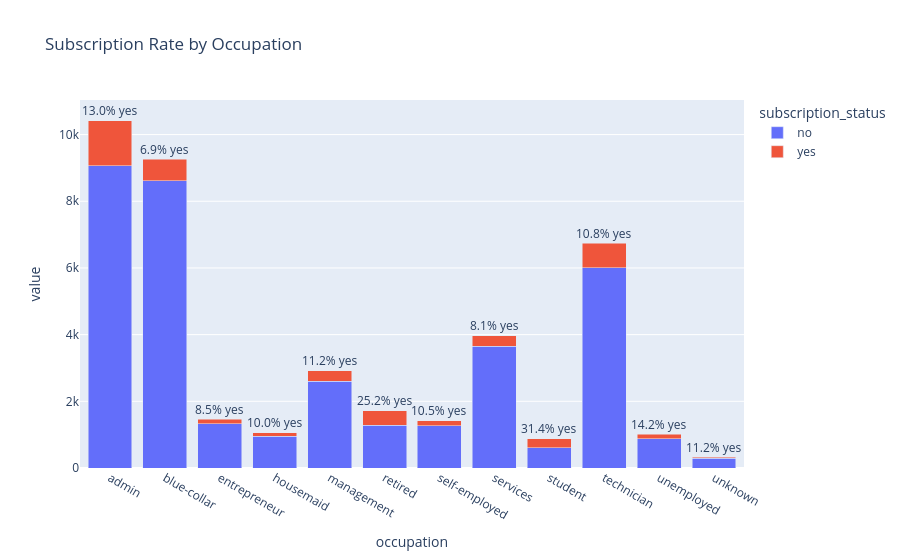
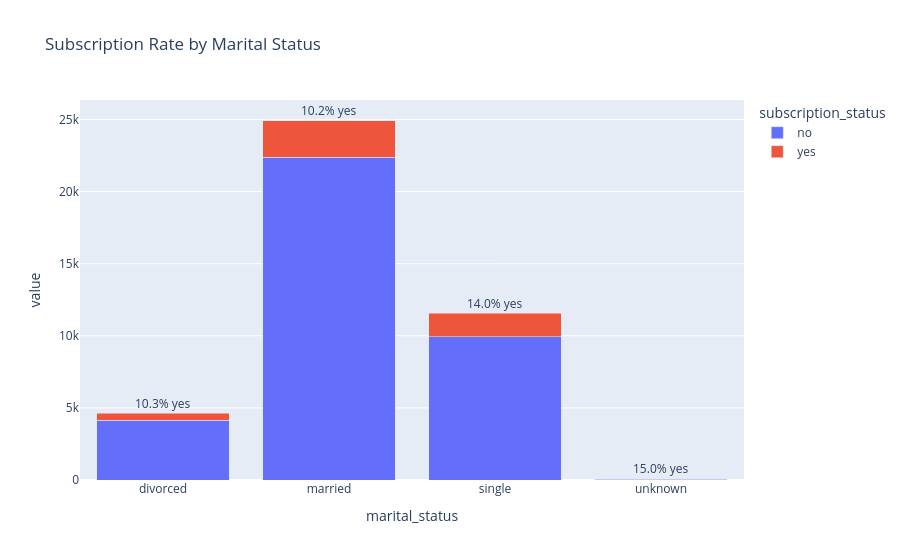
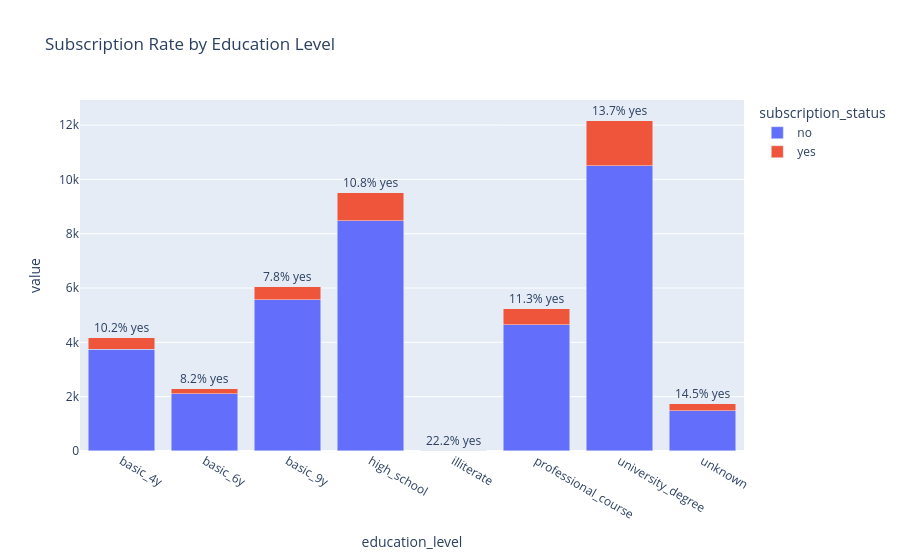
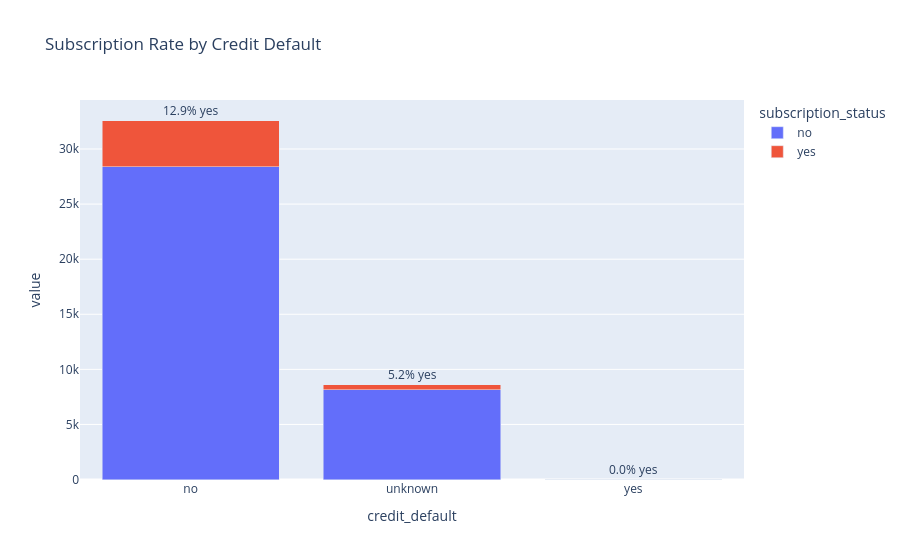

Notebook source saved alongside these figures, in order:
### Markdown cell above
### Findings (Categorical Columns)

### Code cell
print("\n### Analyzing Categorical Variables ###")
for col in categorical_cols:
    if col not in df_clean.columns:
        print(f"Column '{col}' not found in df_clean. Skipping.")
        continue

    print(f"--- Analyzing: {col} ---")
    title = f'{col.replace("_", " ").title()}'

    if col == target_column_name:
        # For the target variable itself, don't pass target_col to categorical_analysis
        fig, counts = categorical_analysis(df_clean, col)
        fig.update_layout(title_text=f'Distribution of {title} (Target Variable)')
        fig.show()
    elif col == 'cc_had_negative_adjustment' and df_clean[col].dtype == 'bool':
        # Convert boolean to string for categorical_analysis function
        temp_col_name = f"{col}_str"
        df_clean[temp_col_name] = df_clean[col].astype(str)
        fig, counts = categorical_analysis(df_clean, temp_col_name, target_col=target_column_name)
        fig.update_layout(title_text=f'Subscription Rate by {title}')
        fig.show()
        df_clean.drop(columns=[temp_col_name], inplace=True) # Clean up helper column
    else:
        fig, counts = categorical_analysis(df_clean, col, target_col=target_column_name)
        fig.update_layout(title_text=f'Subscription Rate by {title}')
        fig.show()
    print("-" * 50)

### Figure 1 — Plotly figure (JSON) as saved in the notebook; plotly's stock layout.template omitted (floating-point values rounded to 4 significant figures)
{"data": [{"hovertemplate": "subscription_status=no<br>occupation=%{x}<br>value=%{y}<extra></extra>", "legendgroup": "no", "marker": {"color": "#636efa", "pattern": {"shape": ""}}, "name": "no", "orientation": "v", "showlegend": true, "textposition": "auto", "type": "bar", "x": ["admin", "blue-collar", "entrepreneur", "housemaid", "management", "retired", "self-employed", "services", "student", "technician", "unemployed", "unknown"], "xaxis": "x", "y": [9070, 8616, 1332, 954, 2596, 1286, 1272, 3646, 600, 6013, 870, 293], "yaxis": "y"}, {"hovertemplate": "subscription_status=yes<br>occupation=%{x}<br>value=%{y}<extra></extra>", "legendgroup": "yes", "marker": {"color": "#EF553B", "pattern": {"shape": ""}}, "name": "yes", "orientation": "v", "showlegend": true, "textposition": "auto", "type": "bar", "x": ["admin", "blue-collar", "entrepreneur", "housemaid", "management", "retired", "self-employed", "services", "student", "technician", "unemployed", "unknown"], "xaxis": "x", "y": [1352, 638, 124, 106, 328, 434, 149, 323, 275, 730, 144, 37], "yaxis": "y"}], "layout": {"annotations": [{"showarrow": false, "text": "13.0% yes", "x": "admin", "y": 10422, "yshift": 10}, {"showarrow": false, "text": "6.9% yes", "x": "blue-collar", "y": 9254, "yshift": 10}, {"showarrow": false, "text": "8.5% yes", "x": "entrepreneur", "y": 1456, "yshift": 10}, {"showarrow": false, "text": "10.0% yes", "x": "housemaid", "y": 1060, "yshift": 10}, {"showarrow": false, "text": "11.2% yes", "x": "management", "y": 2924, "yshift": 10}, {"showarrow": false, "text": "25.2% yes", "x": "retired", "y": 1720, "yshift": 10}, {"showarrow": false, "text": "10.5% yes", "x": "self-employed", "y": 1421, "yshift": 10}, {"showarrow": false, "text": "8.1% yes", "x": "services", "y": 3969, "yshift": 10}, {"showarrow": false, "text": "31.4% yes", "x": "student", "y": 875, "yshift": 10}, {"showarrow": false, "text": "10.8% yes", "x": "technician", "y": 6743, "yshift": 10}, {"showarrow": false, "text": "14.2% yes", "x": "unemployed", "y": 1014, "yshift": 10}, {"showarrow": false, "text": "11.2% yes", "x": "unknown", "y": 330, "yshift": 10}], "barmode": "stack", "legend": {"title": {"text": "subscription_status"}, "tracegroupgap": 0}, "title": {"text": "Subscription Rate by Occupation"}, "xaxis": {"anchor": "y", "domain": [0, 1], "title": {"text": "occupation"}}, "yaxis": {"anchor": "x", "domain": [0, 1], "title": {"text": "value"}}}}

### Figure 2 — Plotly figure (JSON) as saved in the notebook; plotly's stock layout.template omitted (floating-point values rounded to 4 significant figures)
{"data": [{"hovertemplate": "subscription_status=no<br>marital_status=%{x}<br>value=%{y}<extra></extra>", "legendgroup": "no", "marker": {"color": "#636efa", "pattern": {"shape": ""}}, "name": "no", "orientation": "v", "showlegend": true, "textposition": "auto", "type": "bar", "x": ["divorced", "married", "single", "unknown"], "xaxis": "x", "y": [4136, 22396, 9948, 68], "yaxis": "y"}, {"hovertemplate": "subscription_status=yes<br>marital_status=%{x}<br>value=%{y}<extra></extra>", "legendgroup": "yes", "marker": {"color": "#EF553B", "pattern": {"shape": ""}}, "name": "yes", "orientation": "v", "showlegend": true, "textposition": "auto", "type": "bar", "x": ["divorced", "married", "single", "unknown"], "xaxis": "x", "y": [476, 2532, 1620, 12], "yaxis": "y"}], "layout": {"annotations": [{"showarrow": false, "text": "10.3% yes", "x": "divorced", "y": 4612, "yshift": 10}, {"showarrow": false, "text": "10.2% yes", "x": "married", "y": 24928, "yshift": 10}, {"showarrow": false, "text": "14.0% yes", "x": "single", "y": 11568, "yshift": 10}, {"showarrow": false, "text": "15.0% yes", "x": "unknown", "y": 80, "yshift": 10}], "barmode": "stack", "legend": {"title": {"text": "subscription_status"}, "tracegroupgap": 0}, "title": {"text": "Subscription Rate by Marital Status"}, "xaxis": {"anchor": "y", "domain": [0, 1], "title": {"text": "marital_status"}}, "yaxis": {"anchor": "x", "domain": [0, 1], "title": {"text": "value"}}}}

### Figure 3 — Plotly figure (JSON) as saved in the notebook; plotly's stock layout.template omitted (floating-point values rounded to 4 significant figures)
{"data": [{"hovertemplate": "subscription_status=no<br>education_level=%{x}<br>value=%{y}<extra></extra>", "legendgroup": "no", "marker": {"color": "#636efa", "pattern": {"shape": ""}}, "name": "no", "orientation": "v", "showlegend": true, "textposition": "auto", "type": "bar", "x": ["basic_4y", "basic_6y", "basic_9y", "high_school", "illiterate", "professional_course", "university_degree", "unknown"], "xaxis": "x", "y": [3748, 2104, 5572, 8484, 14, 4648, 10498, 1480], "yaxis": "y"}, {"hovertemplate": "subscription_status=yes<br>education_level=%{x}<br>value=%{y}<extra></extra>", "legendgroup": "yes", "marker": {"color": "#EF553B", "pattern": {"shape": ""}}, "name": "yes", "orientation": "v", "showlegend": true, "textposition": "auto", "type": "bar", "x": ["basic_4y", "basic_6y", "basic_9y", "high_school", "illiterate", "professional_course", "university_degree", "unknown"], "xaxis": "x", "y": [428, 188, 473, 1031, 4, 595, 1670, 251], "yaxis": "y"}], "layout": {"annotations": [{"showarrow": false, "text": "10.2% yes", "x": "basic_4y", "y": 4176, "yshift": 10}, {"showarrow": false, "text": "8.2% yes", "x": "basic_6y", "y": 2292, "yshift": 10}, {"showarrow": false, "text": "7.8% yes", "x": "basic_9y", "y": 6045, "yshift": 10}, {"showarrow": false, "text": "10.8% yes", "x": "high_school", "y": 9515, "yshift": 10}, {"showarrow": false, "text": "22.2% yes", "x": "illiterate", "y": 18, "yshift": 10}, {"showarrow": false, "text": "11.3% yes", "x": "professional_course", "y": 5243, "yshift": 10}, {"showarrow": false, "text": "13.7% yes", "x": "university_degree", "y": 12168, "yshift": 10}, {"showarrow": false, "text": "14.5% yes", "x": "unknown", "y": 1731, "yshift": 10}], "barmode": "stack", "legend": {"title": {"text": "subscription_status"}, "tracegroupgap": 0}, "title": {"text": "Subscription Rate by Education Level"}, "xaxis": {"anchor": "y", "domain": [0, 1], "title": {"text": "education_level"}}, "yaxis": {"anchor": "x", "domain": [0, 1], "title": {"text": "value"}}}}

### Figure 4 — Plotly figure (JSON) as saved in the notebook; plotly's stock layout.template omitted (floating-point values rounded to 4 significant figures)
{"data": [{"hovertemplate": "subscription_status=no<br>credit_default=%{x}<br>value=%{y}<extra></extra>", "legendgroup": "no", "marker": {"color": "#636efa", "pattern": {"shape": ""}}, "name": "no", "orientation": "v", "showlegend": true, "textposition": "auto", "type": "bar", "x": ["no", "unknown", "yes"], "xaxis": "x", "y": [28391, 8154, 3], "yaxis": "y"}, {"hovertemplate": "subscription_status=yes<br>credit_default=%{x}<br>value=%{y}<extra></extra>", "legendgroup": "yes", "marker": {"color": "#EF553B", "pattern": {"shape": ""}}, "name": "yes", "orientation": "v", "showlegend": true, "textposition": "auto", "type": "bar", "x": ["no", "unknown", "yes"], "xaxis": "x", "y": [4197, 443, 0], "yaxis": "y"}], "layout": {"annotations": [{"showarrow": false, "text": "12.9% yes", "x": "no", "y": 32588, "yshift": 10}, {"showarrow": false, "text": "5.2% yes", "x": "unknown", "y": 8597, "yshift": 10}, {"showarrow": false, "text": "0.0% yes", "x": "yes", "y": 3, "yshift": 10}], "barmode": "stack", "legend": {"title": {"text": "subscription_status"}, "tracegroupgap": 0}, "title": {"text": "Subscription Rate by Credit Default"}, "xaxis": {"anchor": "y", "domain": [0, 1], "title": {"text": "credit_default"}}, "yaxis": {"anchor": "x", "domain": [0, 1], "title": {"text": "value"}}}}
